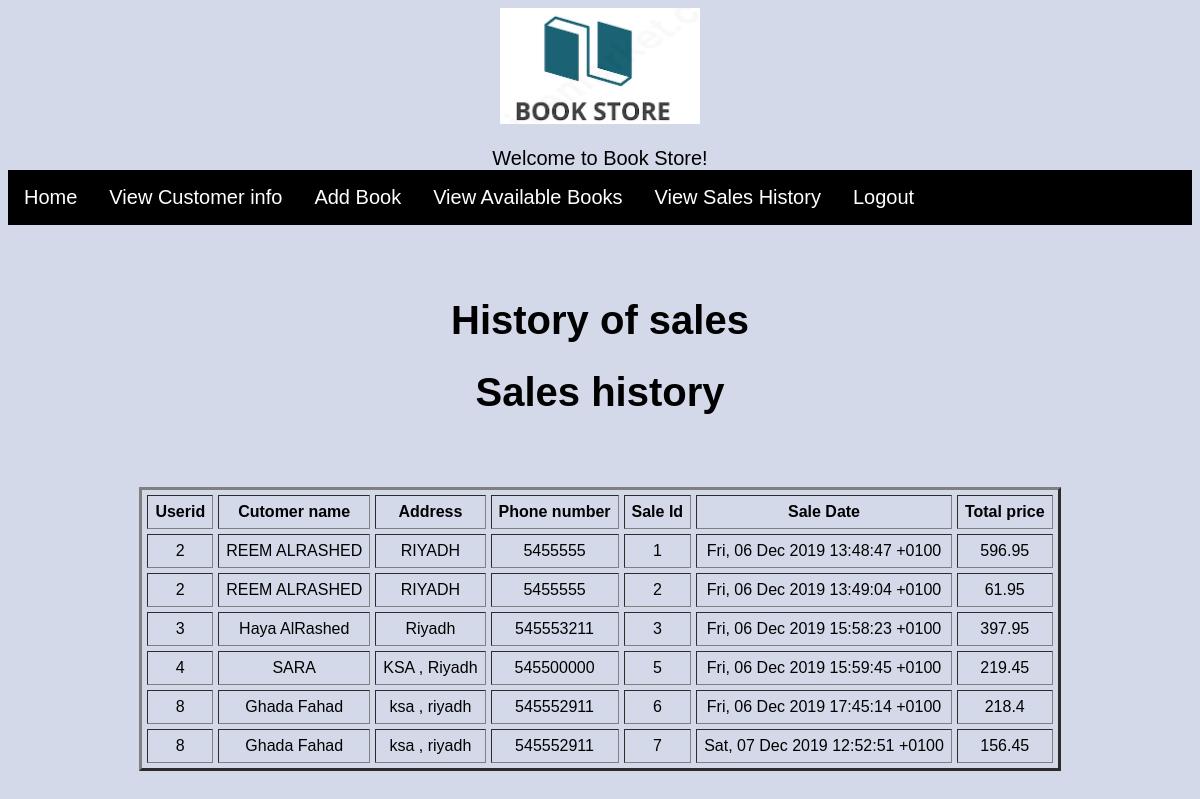
/Admin/salesinfo.php (signed in), run on the app's committed database.
### tables this page shows
CREATE TABLE `Sales` (
  `userid` int(50) NOT NULL,
  `saledate` varchar(200) NOT NULL,
  `saleid` int(11) NOT NULL,
  `totalprice` double NOT NULL
);

CREATE TABLE `Customer` (
  `userid` int(11) NOT NULL,
  `name` varchar(50) NOT NULL,
  `address` varchar(50) NOT NULL,
  `number` int(11) NOT NULL
);

### Admin/salesinfo.php (the view, shortened to what this page needs)
<html>
<head>
<link href="../css/tablestyle.css" rel="stylesheet">
</head>
<body>
  <br/><br/>
<h1>History of sales</h1>
</body>
</html>
<?php
$host = "localhost";
$user = "root";
$password = "";
$dbname = "BookStore";
$con = mysqli_connect($host, $user, $password,$dbname);
echo "<table border='3'align='center'cellspacing='5' cellpadding='7''>";
$sql="select * from Sales left join Customer on Customer.userid=Sales.userid";
$result=$con->query($sql);
if($result->num_rows>0){
  echo "<h1> Sales history</h1>";
  echo "<tr><th> Userid</th>
  <th>Cutomer name </th> <th>Address</th><th>Phone number</th><th>Sale Id</th> <th>Sale Date</th><th>Total price</th> </tr>";
    while($row=$result->fetch_assoc()){
        echo "<tr>";
        echo "<td>".$row['userid']."</td>";
        echo "<td>".$row['name']."</td>";
        echo "<td>".$row['address']."</td>";
        echo "<td>".$row['number']."</td>";
        echo "<td>".$row['saleid']."</td>";
        echo "<td>".$row['saledate']."</td>";
        echo "<td>".$row['totalprice']."</td>";
         echo "</tr>";
}}
echo "<br/><br/>";
echo "</table>";
?>

### css/navstyle.css (style rules this page uses)
html { font-family:sans-serif; font-size: 20px; background-color:rgb(211, 217, 233); }
ul { text-align: center; list-style-type: none; margin: 0; padding: 0; overflow: hidden; background-color: rgb(0, 0, 0); font-size: 20px; }
nav { text-align: center; font-size: 20px; }
li { float: left; font-size: 20px; }
li a { display: block; color: white; text-align: center; padding: 16px 16px; text-decoration: none; font-size: 20px; }
.logo { text-align: center; }

### css/tablestyle.css (style rules this page uses)
table { text-align:center; cellpadding:10px; cellspacing:5px; }

### Admin/salesinfo.php (style rules this page uses)
body { text-align:center; }

### data on the page
sales: customer.userid "2", customer.name "REEM ALRASHED", customer.address "RIYADH", customer.number "5455555", saleid "1", saledate "Fri, 06 Dec 2019 13:48:47 +0100", totalprice "596.95"
sales: customer.userid "2", customer.name "REEM ALRASHED", customer.address "RIYADH", customer.number "5455555", saleid "2", saledate "Fri, 06 Dec 2019 13:49:04 +0100", totalprice "61.95"
sales: customer.userid "3", customer.name "Haya AlRashed", customer.address "Riyadh", customer.number "545553211", saleid "3", saledate "Fri, 06 Dec 2019 15:58:23 +0100", totalprice "397.95"
sales: customer.userid "4", customer.name "SARA", customer.address "KSA , Riyadh", customer.number "545500000", saleid "5", saledate "Fri, 06 Dec 2019 15:59:45 +0100", totalprice "219.45"
sales: customer.userid "8", customer.name "Ghada Fahad", customer.address "ksa , riyadh", customer.number "545552911", saleid "6", saledate "Fri, 06 Dec 2019 17:45:14 +0100", totalprice "218.4"
sales: customer.userid "8", customer.name "Ghada Fahad", customer.address "ksa , riyadh", customer.number "545552911", saleid "7", saledate "Sat, 07 Dec 2019 12:52:51 +0100", totalprice "156.45"
